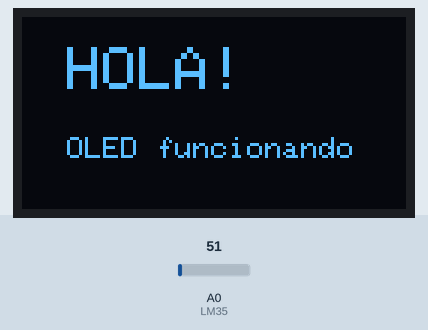
Bench run of a sketch on a simulated Arduino Uno, built with avr-gcc and run on an emulated ATmega328P. Shown: 128×64 one-colour display. Inputs (shaded band) come from the test bench; at power-on: A0 (LM35) = 51. What the sketch prints to the serial monitor is not drawn.

Above: at 0.4 s.
At 3.5 s:
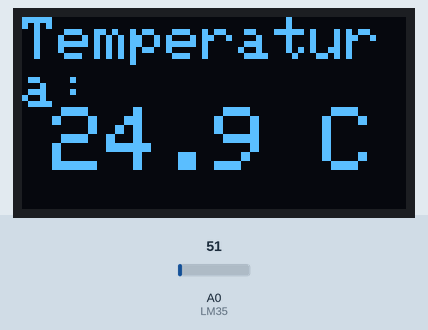
3.6 s: A0 (LM35) set to 61
At 5.4 s:
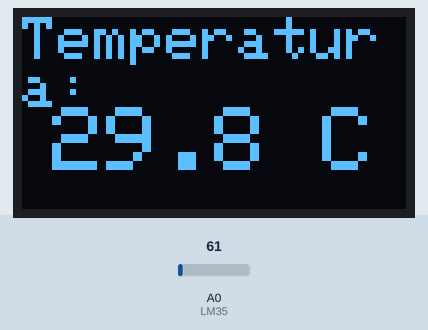
5.8 s: A0 (LM35) set to 71
At 7.6 s:
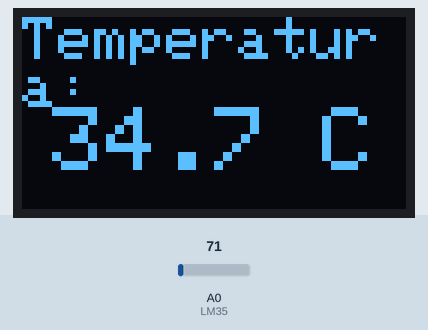
7.9 s: A0 (LM35) set to 86
At 9.2 s:
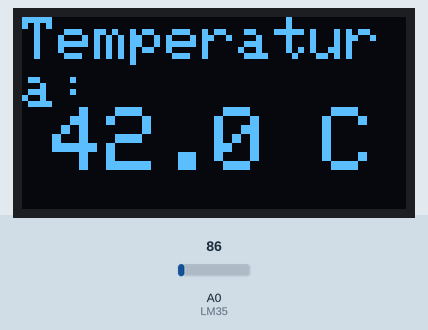
Timing chart, 0 to 10.9 s (numbered marks = the images above; inputs shaded):
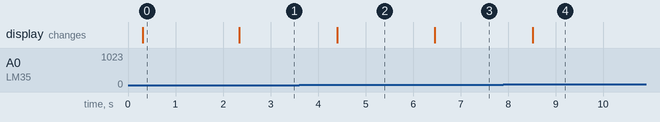

Measured:
- after the input at 3.6 s, the display: changes after 0.80 s (image 2)
- after the input at 5.8 s, the display: changes after 0.66 s (image 3)
- after the input at 7.9 s, the display: changes after 0.62 s (image 4)
- what the display in image 0 shows lasts 2.0 s, from 0.3 s to 2.3 s

The sketch:

OLED-LM35.ino
```cpp
#include <Wire.h>
#include <Adafruit_GFX.h>
#include <Adafruit_SH110X.h>

#define i2c_Address 0x3C

#define SCREEN_WIDTH 128
#define SCREEN_HEIGHT 64
#define OLED_RESET -1

Adafruit_SH1106G display(
  SCREEN_WIDTH,
  SCREEN_HEIGHT,
  &Wire,
  OLED_RESET
);

#define LM35 A0

void setup() {

  Serial.begin(9600);

  Wire.begin();

  delay(250);

  if (!display.begin(i2c_Address, true)) {
    Serial.println("ERROR: OLED no encontrada");

    while (1);
  }

  Serial.println("OLED funcionando correctamente");

  display.clearDisplay();

  display.setTextColor(SH110X_WHITE);
  display.setTextSize(2);
  display.setCursor(15, 10);
  display.println("HOLA!");

  display.setTextSize(1);
  display.setCursor(15, 40);
  display.println("OLED funcionando");

  display.display();

  delay(2000);
}

void loop() {

  int lectura = analogRead(LM35);

  float temperatura = (lectura * (5.0 / 1023.0)) * 100;

  Serial.print("Temperatura: ");
  Serial.print(temperatura);
  Serial.println(" C");

  display.clearDisplay();

  display.setTextColor(SH110X_WHITE);
  display.setTextSize(2);
  display.setCursor(0, 0);
  display.println("Temperatura:");

  display.setTextSize(3);
  display.setCursor(10, 30);
  display.print(temperatura, 1);
  display.println(" C");

  display.display();

  delay(1000);
}
```
